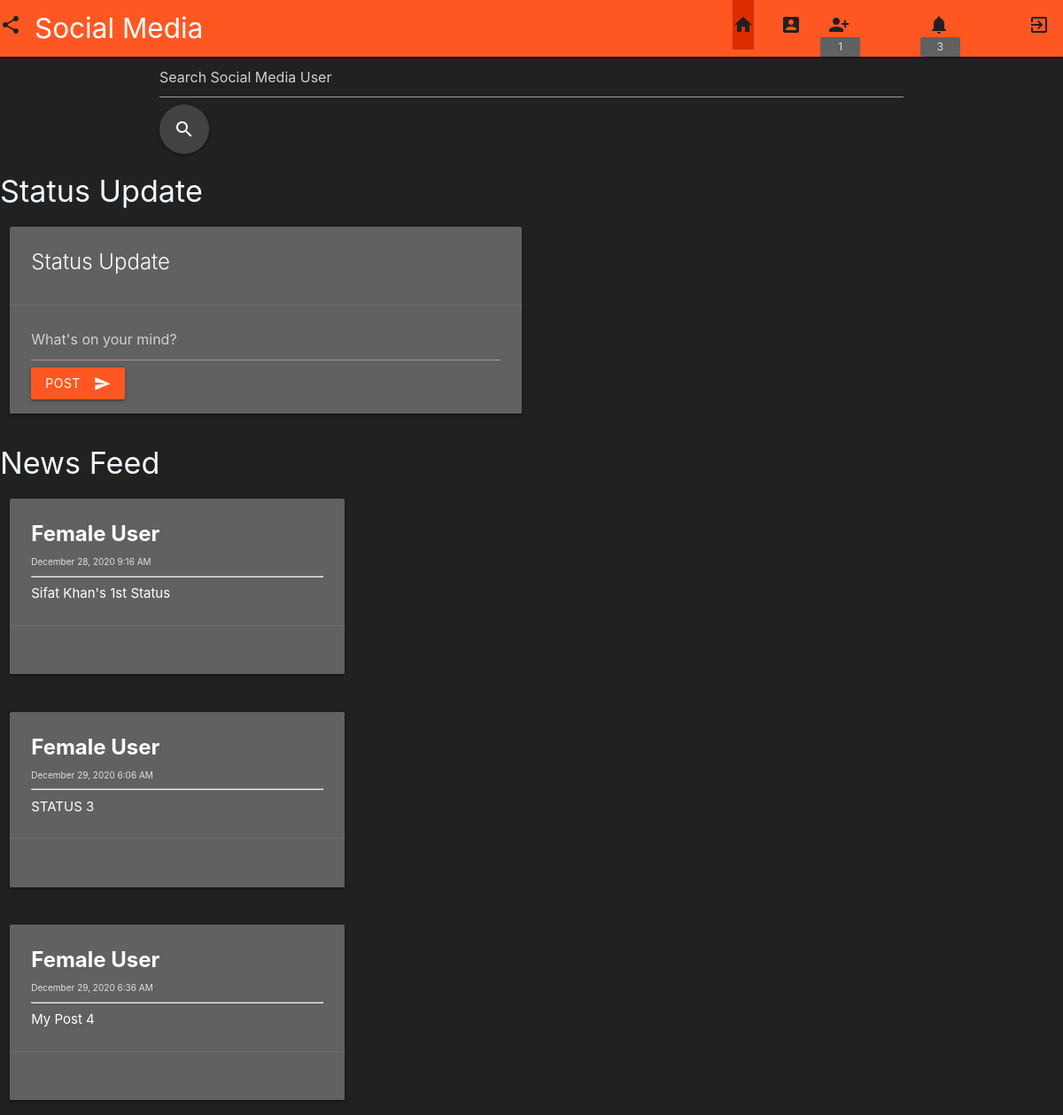
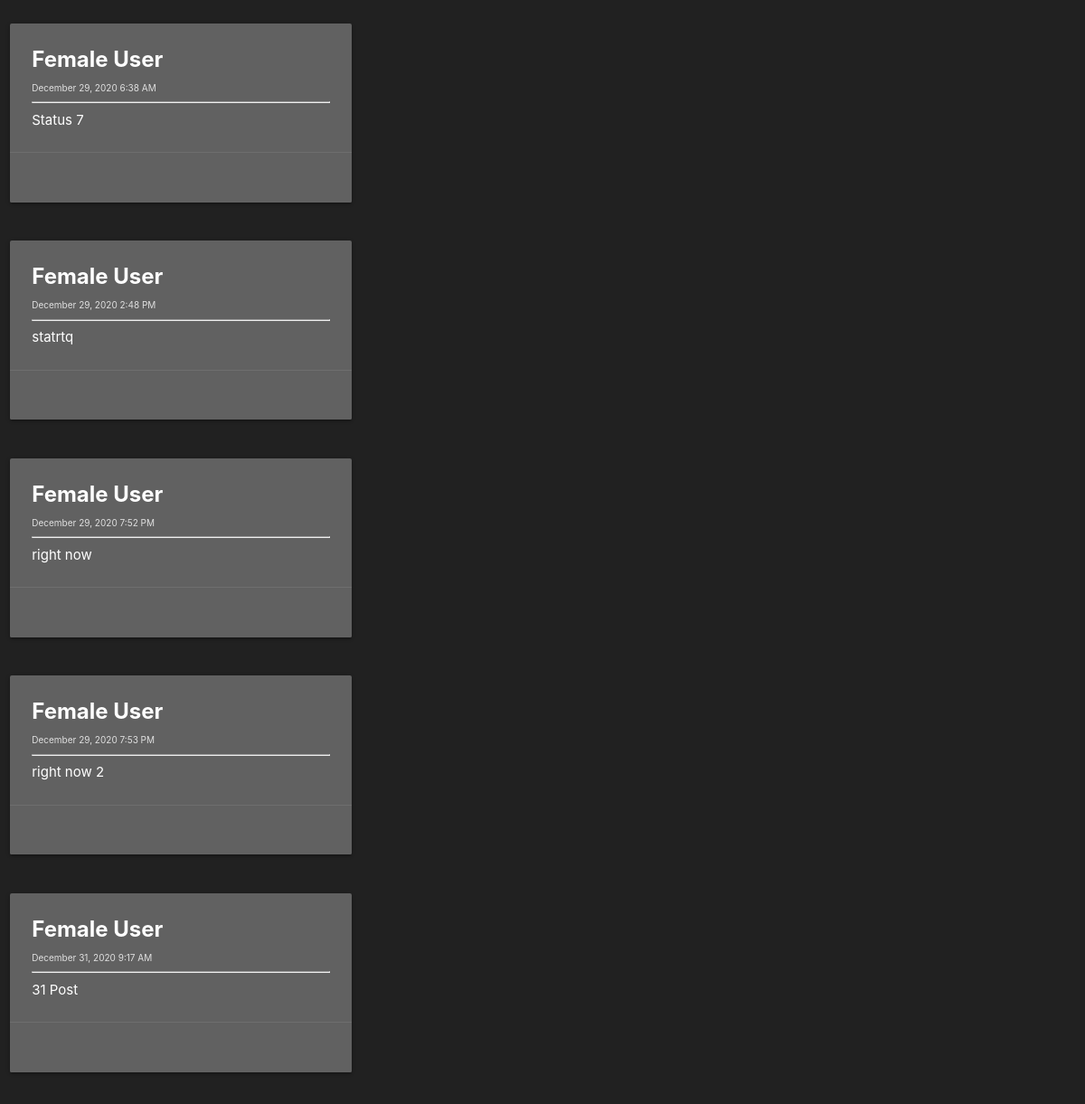
Screenshot of /home.php (signed in) with the database file from the repository (2 pictures, top to bottom).
### tables this page shows
CREATE TABLE `user_posts` (
  `User_ID` int(11) NOT NULL,
  `Post_Timestamp` timestamp NOT NULL DEFAULT current_timestamp() ON UPDATE current_timestamp(),
  `Text` longtext DEFAULT NULL
);

### home.php (the view, shortened to what this page needs)
<!DOCTYPE html>
<html lang="en">
<head>
    <?php
    include_once("backend_files/db_connection.php");
    $current = $_SESSION["CurrentlyLoggedEmail"];
    ?>
    <link rel="stylesheet" href="style/home.css">
</head>
<body>
    <header>
        <nav class="nav-wrapper deep-orange">
            <a href="#" class="brand-logo"><i class="material-icons" id="site_icon">share</i>Social Media</a>
            <ul class="right">
                <li>
                    <a href="http://localhost/social/home.php"><i class="material-icons" id="home_icon">home</i></a>
                </li>
                <li>
                    <a href="http://localhost/social/profile.php?email=<?= $current ?>"><i class="material-icons" id="account_icon">account_box</i></a>
                </li>
                <li>
                    <a href="http://localhost/social/friend_request.php"><i class="material-icons" id="friend_req">person_add_alt_1</i></a>
                </li>
                <li>
                    <?php
                    $sql_friend_request_recieved = "SELECT COUNT(friend_requests.From_User_ID) FROM friend_requests JOIN user_information ON user_information.User_ID = friend_requests.To_User_ID WHERE user_information.Email LIKE '$current'";
                    $result_sql_friend_request_recieved = mysqli_query($conn, $sql_friend_request_recieved);
                    if (mysqli_num_rows($result_sql_friend_request_recieved) == 1) {
                        $row_f_r_r = mysqli_fetch_row($result_sql_friend_request_recieved);
                        $number_of_friend_req = $row_f_r_r[0];
                    }
                    ?>
                    <span class="badge white-text grey darken-2 new" data-badge-caption=""><?= $number_of_friend_req ?></span>
                </li>
                <li>
                    <a href="http://localhost/social/notification.php"><i class="material-icons" id="notifications">notifications</i></a>
                </li>
                <li>
                    <?php
                    $sql_notification_recieved = "SELECT COUNT(notification.User_ID) FROM notification JOIN user_information ON user_information.User_ID = notification.User_ID WHERE user_information.Email LIKE '$current'";
                    $result_sql_notification_recieved = mysqli_query($conn, $sql_notification_recieved);
                    if (mysqli_num_rows($result_sql_notification_recieved) == 1) {
                        $row_n_r = mysqli_fetch_row($result_sql_notification_recieved);
                        $number_of_notification = $row_n_r[0];
                    }
                    ?>
                    <span class="badge white-text grey darken-2 new" data-badge-caption=""><?= $number_of_notification ?></span>
                </li>
                <li>
                    <a href="backend_files/logout_backend.php"><i class="material-icons" id="notifications">exit_to_app</i></a>
                </li>
            </ul>
        </nav>
    </header>
    <div class="container">
        <form action="backend_files/search_people.php" method="POST" id="search_social_media">
            <input type="text" name="status_text" placeholder="Search Social Media User">
            <button class="btn-floating btn-large waves-effect waves-light grey darken-3" type="submit"><i class="material-icons">search</i></button>
        </form>
    </div>
    <div>
        <h4>Status Update</h4>
    </div>
    <div class="row">
        <div class="col s12 m6 l6">
            <div class="card grey darken-2">
                <div class="card-content white-text">
                    <span class="card-title">Status Update</span>
                </div>
                <div class="card-action">
                    <form action="backend_files/send_statusUpdate.php" method="POST">
                        <input type="text" name="status_text" placeholder="What's on your mind?">
                        <button class="btn waves-effect waves-light deep-orange" type="submit"><i class="material-icons right">send</i>Post</button>
                    </form>
                </div>
            </div>
        </div>
    </div>
    <div class="">
        <h4>News Feed</h2>
    </div>
    <?php
    $sql_get_post = "SELECT user_posts.User_ID, user_posts.Post_Timestamp, user_posts.Text FROM user_posts WHERE user_posts.User_ID IN (SELECT user_friendship_graph.User_ID_2 FROM user_friendship_graph WHERE user_friendship_graph.User_ID_1 = (SELECT user_information.User_ID FROM user_information WHERE user_information.Email LIKE '$current') UNION SELECT user_information.User_ID FROM user_information WHERE user_information.Email LIKE '$current')";
    $result = mysqli_query($conn, $sql_get_post);
    ?>
    <?php
    if (mysqli_num_rows($result) > 0) {
        while ($row = mysqli_fetch_row($result)) {
            $user_id = $row[0];
            $post_timestamp = $row[1];
            $post_text = $row[2];
            $sql_get_name = "SELECT CONCAT(user_information.First_Name, \" \", user_information.Last_Name) FROM user_information WHERE user_information.User_ID = '$user_id'";
            $result_get_name = mysqli_query($conn, $sql_get_name);
            while ($row_name = mysqli_fetch_row($result_get_name)) {
                $user_name = $row_name[0];
            }
    ?>
            <div class="row">
                <div class="col s12 m6 l4">
                    <div class="card grey darken-2">
                        <div class="card-content white-text">
                            <span class="card-title" id="user_name"><?= $user_name ?></span>
                            <p id="post_time"><?= date("F j, Y g:i A", strtotime($post_timestamp)); ?></p>
                            <hr>
                            <p><?= $post_text ?>
                            </p>
                        </div>
                        <div class="card-action">
                        </div>
                    </div>
                </div>
            </div>
    <?php
        }
    } else {
        echo "<h5>Your News Feed is Empty <i class=\"material-icons\">sentiment_very_dissatisfied</i></h5>";
    }
    ?>
</body>
</html>

### style/home.css (style rules this page uses)
body { background-color: #212121; color: aliceblue; }
#home_icon { color: #212121; background-color: #dd2c00; }
#account_icon { color: #212121; }
#friend_req { color: #212121; }
#site_icon { color: #212121; }
#notifications { color: #212121; }
#post_time { font-size: x-small; color: #e0e0e0; }
#user_name { font-weight: bold; }
nav .badge { position: relative; top: 42px; right: 62px; }

### rows the page displays
user_posts: user_name "Female User", Post_Timestamp "December 28, 2020 9:16 AM", Text "Sifat Khan's 1st Status"
user_posts: user_name "Female User", Post_Timestamp "December 29, 2020 6:06 AM", Text "STATUS 3"
user_posts: user_name "Female User", Post_Timestamp "December 29, 2020 6:36 AM", Text "My Post 4"
user_posts: user_name "Female User", Post_Timestamp "December 29, 2020 6:38 AM", Text "Status 7"
user_posts: user_name "Female User", Post_Timestamp "December 29, 2020 2:48 PM", Text "statrtq"
user_posts: user_name "Female User", Post_Timestamp "December 29, 2020 7:52 PM", Text "right now"
user_posts: user_name "Female User", Post_Timestamp "December 29, 2020 7:53 PM", Text "right now 2"
user_posts: user_name "Female User", Post_Timestamp "December 31, 2020 9:17 AM", Text "31 Post"

### other values shown
$number_of_friend_req "1"
$number_of_notification "3"
